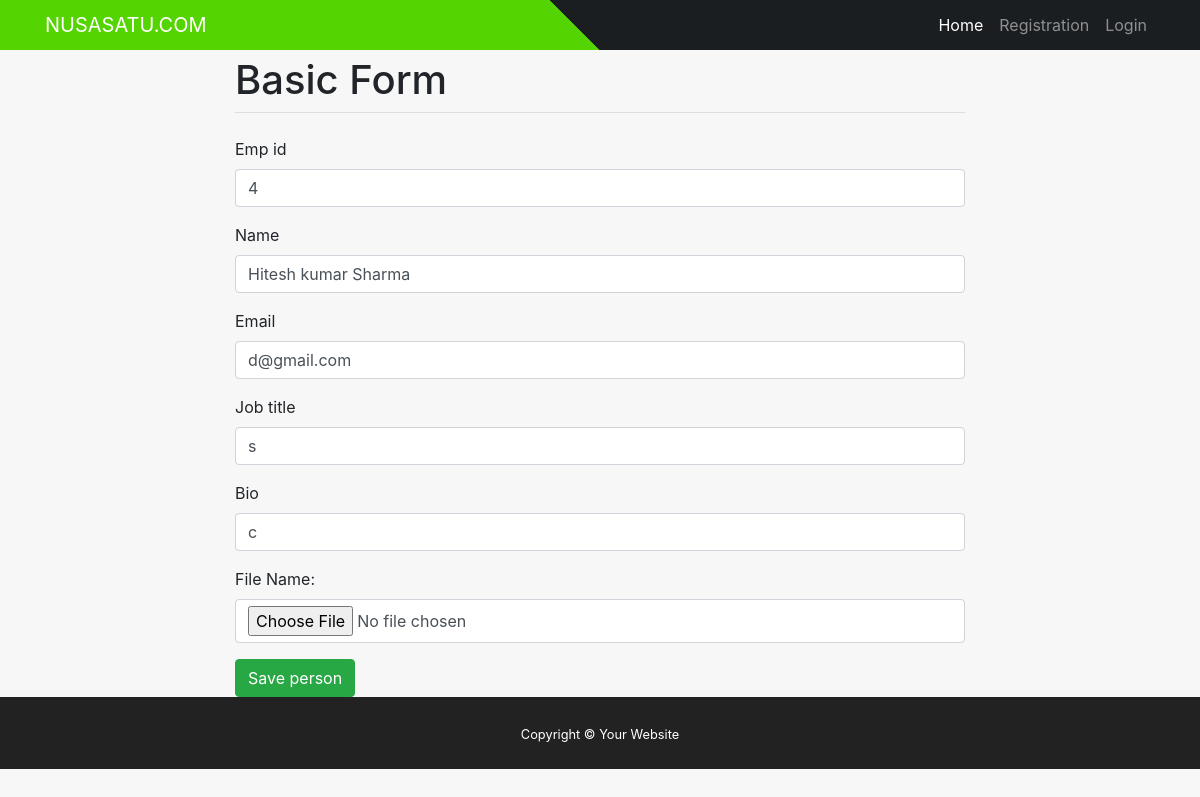
Screenshot of /list_view/edit/4 with the database file from the repository.
### mysite/models.py (models this page shows)
class Person(models.Model):
    emp_id = models.IntegerField(primary_key=True)
    name = models.CharField(max_length=130)
    email = models.EmailField(blank=True)
    job_title = models.CharField(max_length=30, blank=True)
    bio = models.TextField(blank=True)
    file = models.FileField(blank=True) # for creating file input

### mysite/views.py (the view)
# urls.py: path('list_view/edit/<int:emp_id>', views.edit, name='edit'),
def edit(request, emp_id):
    mymember = Person.objects.get(emp_id=emp_id)
    template = loader.get_template('edit.html')
    context = {
        'mymember': mymember,
    }
    return HttpResponse(template.render(context, request))

### mysite/templates/edit.html (shortened to what this page needs)
{% include "header.html" %}
{% load crispy_forms_tags %}
<div class="container">
    <div class="row justify-content-center">
      <div class="col-8">
        <h1 class="mt-2">Basic Form</h1>
        <hr class="mt-0 mb-4">
        {% block content %}
        <form method="POST" action="updaterecord/{{ mymember.emp_id }}">
            <div class="form-group">
              <label for="formGroupExampleInput">Emp id</label>
              <input value="{{ mymember.emp_id }}" type="text" class="form-control" name='Emp_id'>
            </div>
            <div class="form-group">
              <label for="formGroupExampleInput2">Name</label>
              <input value="{{ mymember.name }}" type="text" class="form-control" name='Name'>
            </div>
            <div class="form-group">
                <label for="formGroupExampleInput2">Email</label>
                <input value="{{ mymember.email }}" type="text" class="form-control" name='Email'>
            </div>
            <div class="form-group">
                <label for="formGroupExampleInput2">Job title</label>
                <input value="{{ mymember.job_title }}" type="text" class="form-control" name='Job_title'>
            </div>
            <div class="form-group">
                <label for="formGroupExampleInput2">Bio</label>
                <input value="{{ mymember.bio }}" type="text" class="form-control" name='Bio'>
            </div>
            <div class="form-group">
              <label for="formGroupExampleInput2">File Name:</label>
              <input value="{{ mymember.file }}" type="file" class="form-control" name='File'>
          </div>
            <button type="submit" class="btn btn-success">Save person</button>
          </form>
        {% endblock %}
      </div>
    </div>
  </div>
  {% include "footer.html" %}

### rows the page displays
Person: Emp_id "4", Name "Hitesh kumar Sharma", Email "d@gmail.com", Job_title "s", Bio "c"
